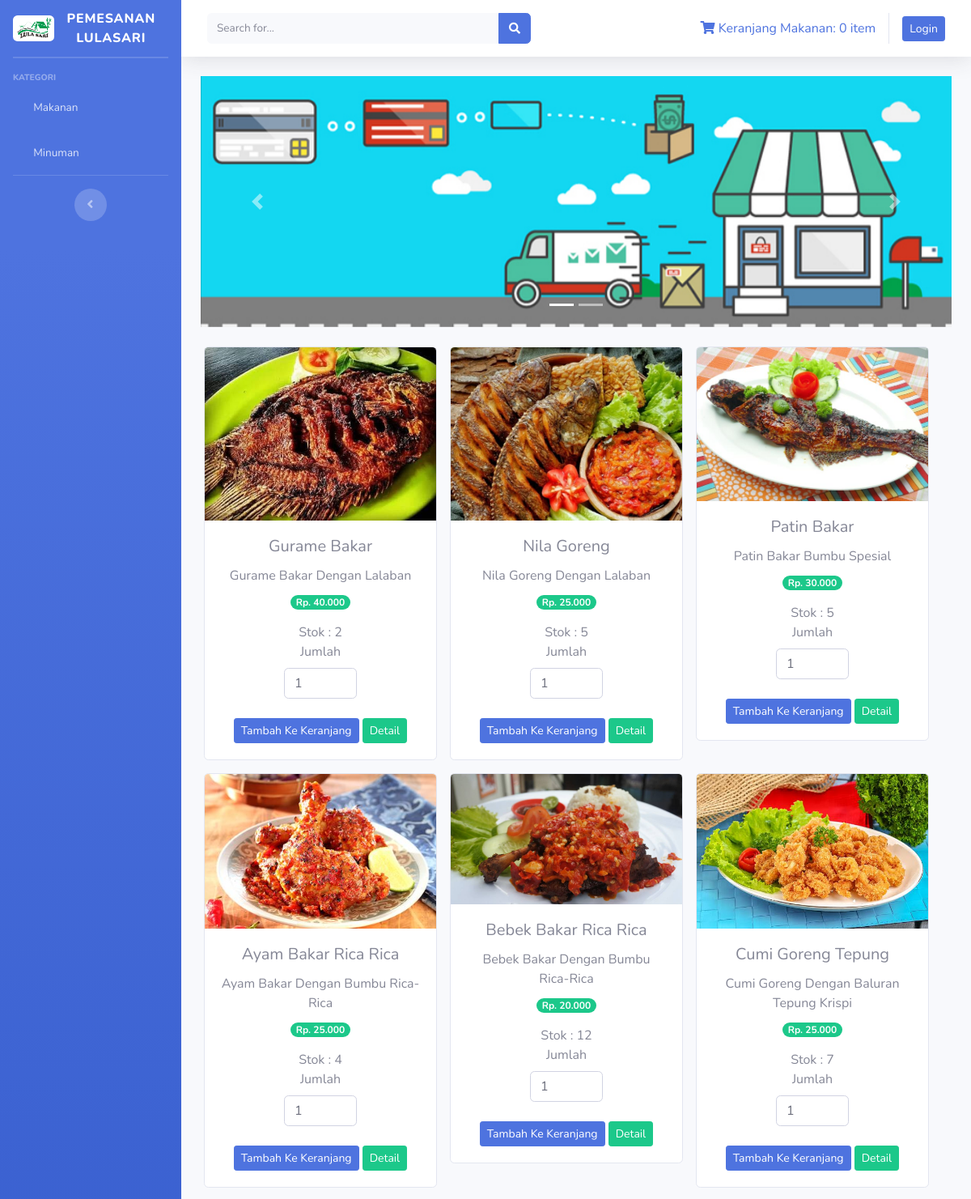
The app's page /index.php/kategori/makanan (upper part), older data.
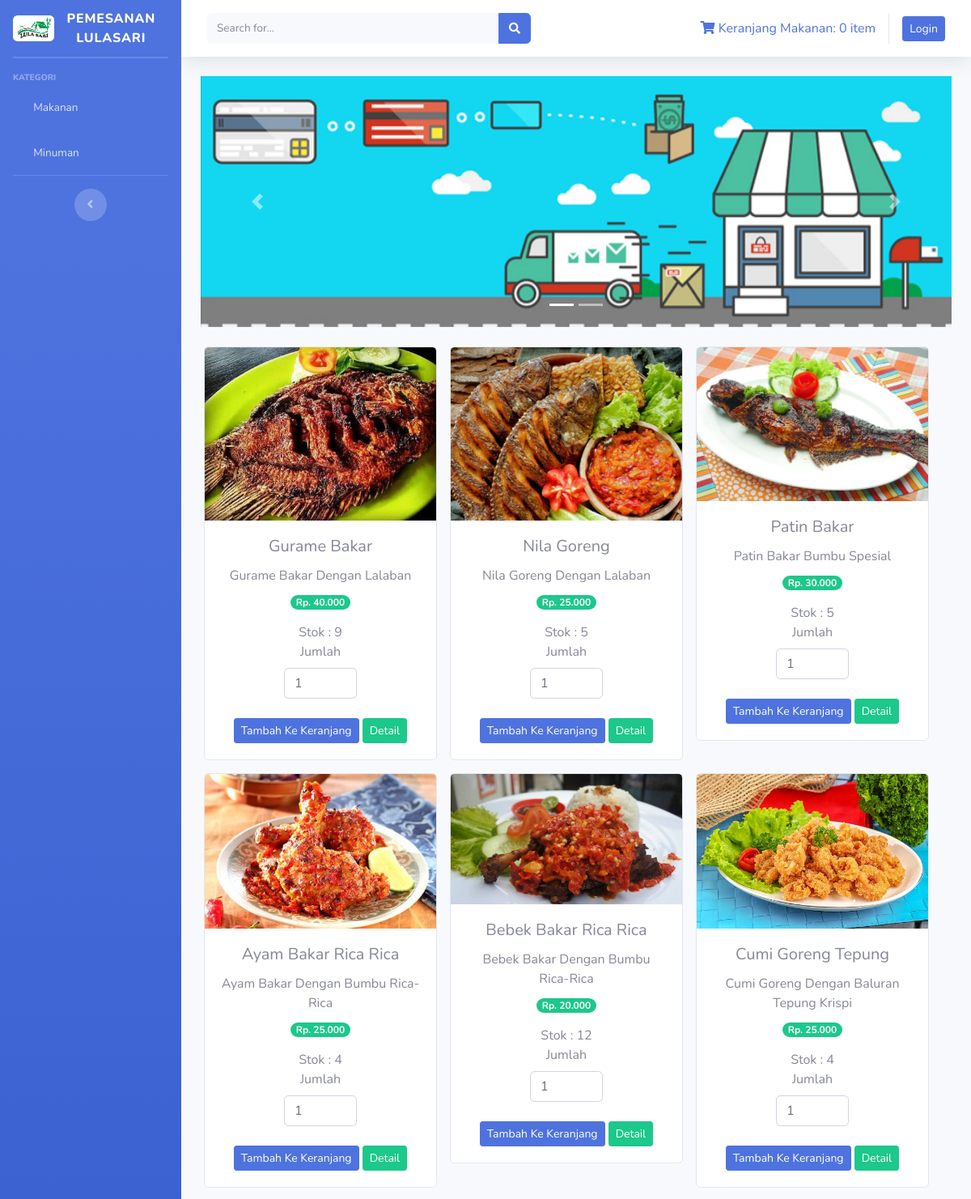
The same page, newer data.
### tables this page shows
CREATE TABLE `tb_makmin` (
  `id_makmin` int(11) NOT NULL,
  `nama_makmin` varchar(120) NOT NULL,
  `keterangan` varchar(225) NOT NULL,
  `kategori` varchar(60) NOT NULL,
  `harga` int(11) NOT NULL,
  `stok` int(3) NOT NULL,
  `gambar` text NOT NULL
);

### application/controllers/kategori.php (called while the page is built, shortened)
<?php
class Kategori extends CI_Controller{
    public function makanan(){
        $where = array('stok !=' => 0,
                        'kategori' => 'Makanan'
    );
        $data['makanan'] = $this->model_kategori->data_makanan($where)->result();
        $this->load->view('templates/header');
        $this->load->view('templates/sidebar');
        $this->load->view('makanan', $data);
        $this->load->view('templates/footer');
    }
}

### index.php (called while the page is built, shortened)
<?php
require_once BASEPATH.'core/CodeIgniter.php';

### application/models/model_kategori.php (called while the page is built, shortened)
<?php
class Model_kategori extends CI_Model{
    public function data_makanan($where){
        return $this->db->get_where('tb_makmin', $where);
    }
}

### application/views/makanan.php (the view, shortened to what this page needs)
<div class="container-fluid">
<div id="carouselExampleIndicators" class="carousel slide" data-ride="carousel">
  <ol class="carousel-indicators">
    <li data-target="#carouselExampleIndicators" data-slide-to="0" class="active"></li>
    <li data-target="#carouselExampleIndicators" data-slide-to="1"></li>
  </ol>
  <div class="carousel-inner">
    <div class="carousel-item active">
      <img src="<?php echo base_url('assets/img/slider1.jpg') ?>" class="d-block w-100" alt="...">
    </div>
  </div>
  <a class="carousel-control-prev" href="#carouselExampleIndicators" role="button" data-slide="prev">
    <span class="carousel-control-prev-icon" aria-hidden="true"></span>
  </a>
  <a class="carousel-control-next" href="#carouselExampleIndicators" role="button" data-slide="next">
    <span class="carousel-control-next-icon" aria-hidden="true"></span>
  </a>
</div>
<div class="row text-center mt-4">
<?php  foreach ($makanan as $makmin) : ?>
<form action="<?php echo base_url('dashboard/tambah_ke_keranjang') ?>" method="post">
    <div class="card ml-3 mb-3" style="width: 18rem;">
        <img src="<?php echo base_url().'/uploads/'.$makmin->gambar ?>" class="card-img-top img-fluid" alt="...">
        <div class="card-body">
            <h5 class="card-title"><?php echo $makmin->nama_makmin ?></h5>
            <p class="card-text mb-2"><?php echo $makmin->keterangan ?></p>
            <span class="badge badge-pill badge-success mb-3">Rp. <?php echo number_format($makmin->harga, 0,',','.') ?></span><br>
            <span>Stok : <?php echo $makmin->stok ?></span><br>
            <label>Jumlah</label>
            <div class="row">
            <div class="col-md-4"></div>
            <input type="number" name="jumlah" value="1" class="form-control col-md-4"><br>
            <div class="col-md-4"></div>
            </div>
            <br>
            <button type="submit" class="btn btn-primary btn-sm">Tambah Ke Keranjang</button>
            <?php echo anchor('welcome/detail/'.$makmin->id_makmin, '<div class="btn btn-success btn-sm">Detail</div>') ?>
        </div>
    </div>
    </form>
<?php endforeach; ?>
    </div>
</div>

Row changes from the older to the newer data that the page shows:
changed tb_makmin "Gurame Bakar": stok "2" → "9"
changed tb_makmin "Cumi Goreng Tepung": stok "7" → "4"
